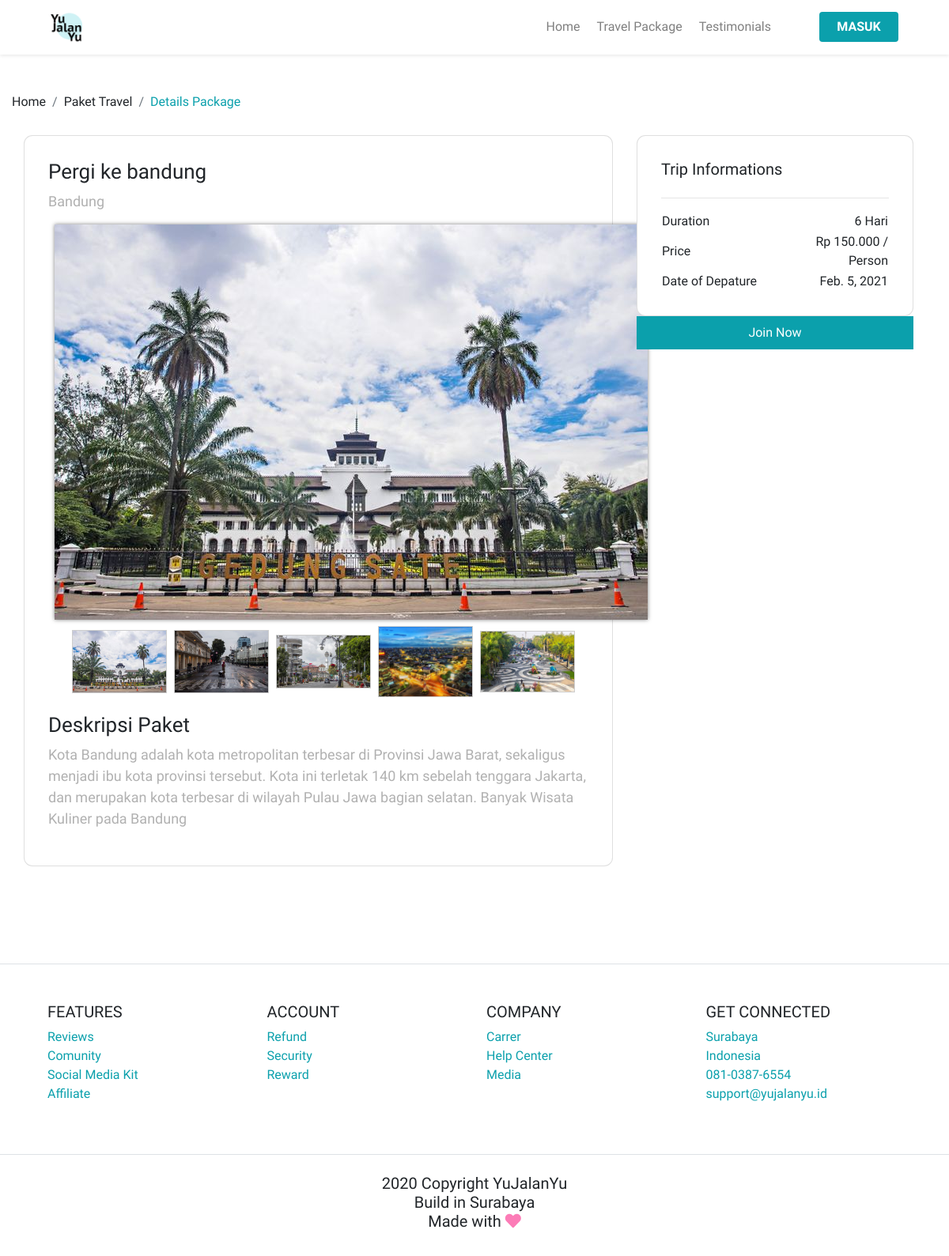
Screenshot of /paket/detail/pergi-ke-bandung with the database file from the repository.
### Paket/models.py (models this page shows, shortened)
class modelPaket(models.Model):
	nama_paket = models.CharField(max_length=100)
	destinasi = models.CharField(max_length=100)
	about = models.TextField()
	harga = models.IntegerField()
	lama_hari = models.IntegerField()
	tgl_berangkat = models.DateField()
	tgl_dibuat = models.DateField(auto_now=True, editable=False)
	slug = models.SlugField(editable=False)

class imagesPaket(models.Model):
	id_paket = models.ForeignKey('modelPaket',related_name='images', on_delete=models.CASCADE)
	image = models.ImageField(null=True, blank=True)
	def getImage(self):
		return self.image.url

### Paket/views.py (the view)
# urls.py: re_path(r'^detail/(?P<slug>[\w-]+)$', DetailPaket.as_view(), name='detail'),
class DetailPaket(FormMixin, DetailView):
    form_class = TransaksiForm
    model = modelPaket
    initial={}
    template_name = 'paket/detailPaket.html'
    extra_context = {
        'title': 'DETAIL',
    }
    def get_initial(self):
        dataPaket = self.model.objects.get(slug=self.kwargs['slug'])
        if self.request.user.is_authenticated:
            self.initial={
            'paket':dataPaket.slug,
            'user':self.request.user.email
            }
            return self.initial.copy()
        else:
            return super().get_initial()

### Paket/templates/paket/detailPaket.html (shortened to what this page needs)
{% extends "PaketView.html" %}
{% load static %}
{% load humanize %}
{% block content %}
	<main>
		<section class="section-package-content mt-5">
			<div class="container">
			 <div class="row">
				 <div class="row p-0">
					 <nav>
						 <ol class="breadcrumb">
							 <li class="breadcrumb-item">
								 Home
							 </li>
							 <li class="breadcrumb-item">
							  Paket Travel
						  </li>
						  <li class="breadcrumb-item active">
							Details Package
						</li>
						 </ol>
					 </nav>
				 </div>
			 </div>
		</div>
		</section>
		<section class="section-package">
			<div class="container">
			  <div class="row">
				<div class="col-lg-8 pl-lg-0">
					<div class="card card-details">
						<h1>{{object.nama_paket}}</h1>
						<p>{{object.destinasi}}	</p>
						<div class="gallery ml-2">
							{% with object.images.all|first as pertama %}
							<div class="xzoom-container">
								   <img
									src="{{pertama.getImage}}"
									class="xzoom"
									id="xzoom-default"
									xoriginal="{{pertama.id}}">
							</div>
							<div class="xzoom-thumbs mt-2">
								{% for x in object.images.all %}
								<img
									src="{{x.image.url}}"
									class="xzoom-gallery"
									width="120"
									xpreview="{{pertama.id}}">
								{% endfor %}
							</div>
							{% endwith %}
						</div>
						<h1>Deskripsi Paket</h1>
						<p class="text-description">{{object.about}}</p>
			  </div>
			</div>
			<div class="col-lg-4">
			  <div class="card card-details card-right">
				  <h2>Trip Informations</h2>
				  <hr>
				  <table class="trip-information">
					  <tr>
						  <td width='50%'>Duration</td>
						  <td width='50%' class="text-right">
							 {{object.lama_hari}} Hari
						  </td>
					  </tr>
					  <tr>
						  <td width='40%'>Price</td>
						  <td width='70%' class="text-right">
						   Rp {{object.harga|intcomma}} / Person
						  </td>
					  </tr>
					  <tr>
						  <td width='50%'>Date of Depature</td>
						  <td width='50%' class="text-right">
							 {{object.tgl_berangkat}}
						  </td>
					  </tr>
				  </table>
		  </div>
		  <div class="join-container">
			  <button data-toggle="modal" data-target="#modalCheckout" class="btn btn-block btn-join-now mt-3 py-2">
				  Join Now
			  </button>
		   </div>
	   </div>
	  </div>
	  </div>
		  </section>
	</main>
{% endblock content %}

### static/styles/main.css (style rules this page uses)
body { font-family: 'PT Sans Caption', sans-serif; }
.section-package-content .breadcrumb { background-color: transparent; padding: 0; margin-bottom: 30px; }
.section-package-content .breadcrumb-item.active { color: #0BA0AC; }
.section-package { min-height: 1000px; }
.section-package .card-details { padding: 30px; border-radius: 11px; }
.section-package .join-container { margin-top: -16px; }
.section-package .btn-join-now { background-color: #0BA0AC; color: #ffffff; border-radius: 0; }
h1 { font-size: 26px; }
h2 { font-size: 20px; }
p { font-size: 18px; color: #b1b1b1; }

### static/xzoom/xzoom.css (style rules this page uses)
.xzoom-container { display: inline-block; }
.xzoom-thumbs { text-align: center; margin-bottom: 10px; }
.xzoom { -webkit-box-shadow: 0px 0px 5px 0px rgba(0,0,0,0.5); -moz-box-shadow: 0px 0px 5px 0px rgba(0,0,0,0.5); box-shadow: 0px 0px 5px 0px rgba(0,0,0,0.5); }
.xzoom-gallery, .xzoom-gallery2, .xzoom-gallery3, .xzoom-gallery4, .xzoom-gallery5 { border: 1px solid #cecece; margin-left: 5px; margin-bottom: 10px; }

### rows the page displays
modelPaket: nama_paket "Pergi ke bandung", destinasi "Bandung", about "Kota Bandung adalah kota metropolitan terbesar di Provinsi Jawa Barat, sekaligus menjadi ibu kota provinsi tersebut. Kota ini terletak 140 km sebelah tenggara Jakarta, dan merupakan kota terbesar di wilayah Pulau Jawa bagian selatan. Banyak Wisata Kuliner pada Bandung", lama_hari "6", harga "150.000", tgl_berangkat "Feb. 5, 2021"
imagesPaket: getImage (picture), image (picture)
imagesPaket: image (picture)
imagesPaket: image (picture)
imagesPaket: image (picture)
imagesPaket: image (picture)
